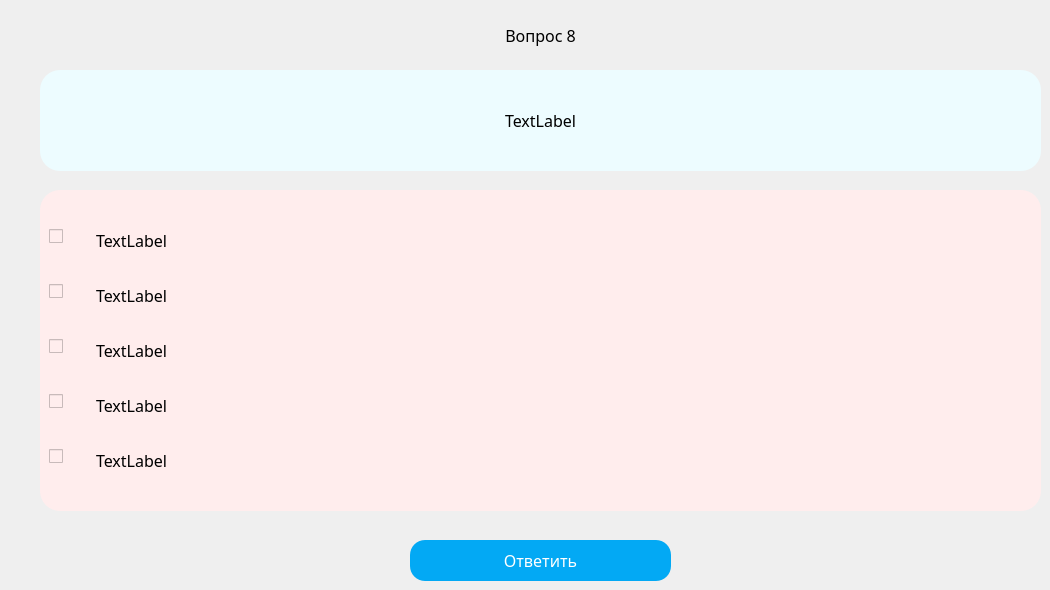
   <widget class="QWidget" name="multiple_3">
    <widget class="QFrame" name="verticalFrame_7">
     <property name="geometry">
      <rect>
       <x>40</x>
       <y>70</y>
       <width>1001</width>
       <height>101</height>
      </rect>
     </property>
     <property name="styleSheet">
      <string notr="true">background: #edfcff;
border-radius: 20px;
font-size: 12pt;
font-family: Century Gothic, sans-serif;</string>
     </property>
     <layout class="QVBoxLayout" name="verticalLayout_12">
      <item>
       <widget class="QLabel" name="label_41">
        <property name="enabled">
         <bool>true</bool>
        </property>
        <property name="font">
         <font>
          <family>Century Gothic,sans-serif</family>
          <pointsize>12</pointsize>
         </font>
        </property>
        <property name="styleSheet">
         <string notr="true">font-size: 12pt;
font-family: Century Gothic, sans-serif;</string>
        </property>
        <property name="text">
         <string>TextLabel</string>
        </property>
        <property name="alignment">
         <set>Qt::AlignCenter</set>
        </property>
        <property name="wordWrap">
         <bool>true</bool>
        </property>
       </widget>
      </item>
     </layout>
    </widget>
    <widget class="QFrame" name="formFrame_5">
     <property name="geometry">
      <rect>
       <x>40</x>
       <y>190</y>
       <width>1001</width>
       <height>321</height>
      </rect>
     </property>
     <property name="styleSheet">
      <string notr="true">background: #ffeded;
border-radius: 20px;
font-size: 12pt;
font-family: Century Gothic, sans-serif;</string>
     </property>
     <layout class="QFormLayout" name="formLayout_7">
      <property name="fieldGrowthPolicy">
       <enum>QFormLayout::AllNonFixedFieldsGrow</enum>
      </property>
      <property name="formAlignment">
       <set>Qt::AlignLeading|Qt::AlignLeft|Qt::AlignVCenter</set>
      </property>
      <property name="horizontalSpacing">
       <number>7</number>
      </property>
      <item row="0" column="0">
       <widget class="QCheckBox" name="checkBox_15">
        <property name="text">
         <string/>
        </property>
       </widget>
      </item>
      <item row="0" column="1">
       <widget class="QLabel" name="label_42">
        <property name="font">
         <font>
          <family>Century Gothic,sans-serif</family>
          <pointsize>12</pointsize>
         </font>
        </property>
        <property name="text">
         <string>TextLabel</string>
        </property>
        <property name="wordWrap">
         <bool>true</bool>
        </property>
       </widget>
      </item>
      <item row="1" column="0">
       <spacer name="horizontalSpacer_19">
        <property name="orientation">
         <enum>Qt::Horizontal</enum>
        </property>
        <property name="sizeHint" stdset="0">
         <size>
          <width>40</width>
          <height>20</height>
         </size>
        </property>
       </spacer>
      </item>
      <item row="2" column="0">
       <widget class="QCheckBox" name="checkBox_11">
        <property name="text">
         <string/>
        </property>
       </widget>
      </item>
      <item row="2" column="1">
       <widget class="QLabel" name="label_43">
        <property name="font">
         <font>
          <family>Century Gothic,sans-serif</family>
          <pointsize>12</pointsize>
         </font>
        </property>
        <property name="text">
         <string>TextLabel</string>
        </property>
        <property name="wordWrap">
         <bool>true</bool>
        </property>
       </widget>
      </item>
      <item row="3" column="0">
       <spacer name="horizontalSpacer_20">
        <property name="orientation">
         <enum>Qt::Horizontal</enum>
        </property>
        <property name="sizeHint" stdset="0">
         <size>
          <width>40</width>
          <height>20</height>
         </size>
        </property>
       </spacer>
      </item>
      <item row="4" column="0">
       <widget class="QCheckBox" name="checkBox_12">
        <property name="text">
         <string/>
        </property>
       </widget>
      </item>
      <item row="4" column="1">
       <widget class="QLabel" name="label_44">
        <property name="font">
         <font>
          <family>Century Gothic,sans-serif</family>
          <pointsize>12</pointsize>
         </font>
        </property>
        <property name="text">
         <string>TextLabel</string>
        </property>
        <property name="wordWrap">
         <bool>true</bool>
        </property>
       </widget>
      </item>
      <item row="5" column="0">
       <spacer name="horizontalSpacer_21">
        <property name="orientation">
         <enum>Qt::Horizontal</enum>
        </property>
        <property name="sizeHint" stdset="0">
         <size>
          <width>40</width>
          <height>20</height>
         </size>
        </property>
       </spacer>
      </item>
      <item row="6" column="0">
       <widget class="QCheckBox" name="checkBox_13">
        <property name="text">
         <string/>
        </property>
       </widget>
      </item>
      <item row="6" column="1">
       <widget class="QLabel" name="label_45">
        <property name="font">
         <font>
          <family>Century Gothic,sans-serif</family>
          <pointsize>12</pointsize>
         </font>
        </property>
        <property name="text">
         <string>TextLabel</string>
        </property>
        <property name="wordWrap">
         <bool>true</bool>
        </property>
       </widget>
      </item>
      <item row="7" column="0">
       <spacer name="horizontalSpacer_22">
        <property name="orientation">
         <enum>Qt::Horizontal</enum>
        </property>
        <property name="sizeHint" stdset="0">
         <size>
          <width>40</width>
          <height>20</height>
         </size>
        </property>
       </spacer>
      </item>
      <item row="8" column="0">
       <widget class="QCheckBox" name="checkBox_14">
        <property name="text">
         <string/>
        </property>
       </widget>
      </item>
      <item row="8" column="1">
       <widget class="QLabel" name="label_46">
        <property name="font">
         <font>
          <family>Century Gothic,sans-serif</family>
          <pointsize>12</pointsize>
         </font>
        </property>
        <property name="text">
         <string>TextLabel</string>
        </property>
        <property name="wordWrap">
         <bool>true</bool>
        </property>
       </widget>
      </item>
     </layout>
    </widget>
    <widget class="QPushButton" name="pushButton_9">
     <property name="geometry">
      <rect>
       <x>410</x>
       <y>540</y>
       <width>261</width>
       <height>41</height>
      </rect>
     </property>
     <property name="styleSheet">
      <string notr="true">QPushButton
{
	background: #03a9f4;
	color: #fff;
	border-radius: 15px;
	font-size: 12pt;
	font-family: Century Gothic, sans-serif;
}

QPushButton:hover
{
    background-color:#64bee8;
}

QPushButton:pressed
{
    background-color:#03a9f4;
}</string>
     </property>
     <property name="text">
      <string>Ответить</string>
     </property>
    </widget>
    <widget class="QLabel" name="label_47">
     <property name="geometry">
      <rect>
       <x>40</x>
       <y>20</y>
       <width>1001</width>
       <height>31</height>
      </rect>
     </property>
     <property name="font">
      <font>
       <family>Century Gothic,sans-serif</family>
       <pointsize>12</pointsize>
      </font>
     </property>
     <property name="styleSheet">
      <string notr="true">font-size: 12pt;
font-family: Century Gothic, sans-serif;</string>
     </property>
     <property name="text">
      <string>Вопрос 8</string>
     </property>
     <property name="alignment">
      <set>Qt::AlignCenter</set>
     </property>
    </widget>
   </widget>
